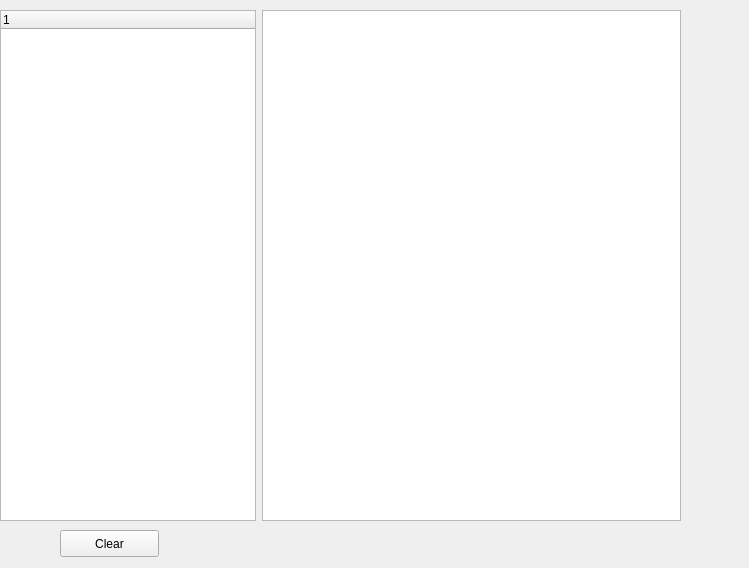
<?xml version="1.0" encoding="UTF-8"?>
<ui version="4.0">
 <class>Selectregionwidget</class>
 <widget class="QWidget" name="Selectregionwidget">
  <property name="geometry">
   <rect>
    <x>0</x>
    <y>0</y>
    <width>749</width>
    <height>568</height>
   </rect>
  </property>
  <property name="windowTitle">
   <string>Form</string>
  </property>
  <widget class="QWidget" name="formLayoutWidget">
   <property name="geometry">
    <rect>
     <x>0</x>
     <y>10</y>
     <width>681</width>
     <height>511</height>
    </rect>
   </property>
   <layout class="QFormLayout" name="formLayout">
    <item row="0" column="1">
     <widget class="QGraphicsView" name="graphicsView"/>
    </item>
    <item row="0" column="0">
     <widget class="QTreeWidget" name="treeWidget">
      <column>
       <property name="text">
        <string notr="true">1</string>
       </property>
      </column>
     </widget>
    </item>
   </layout>
  </widget>
  <widget class="QPushButton" name="pushButton">
   <property name="geometry">
    <rect>
     <x>60</x>
     <y>530</y>
     <width>99</width>
     <height>27</height>
    </rect>
   </property>
   <property name="text">
    <string>Clear</string>
   </property>
  </widget>
 </widget>
 <resources/>
 <connections/>
</ui>
